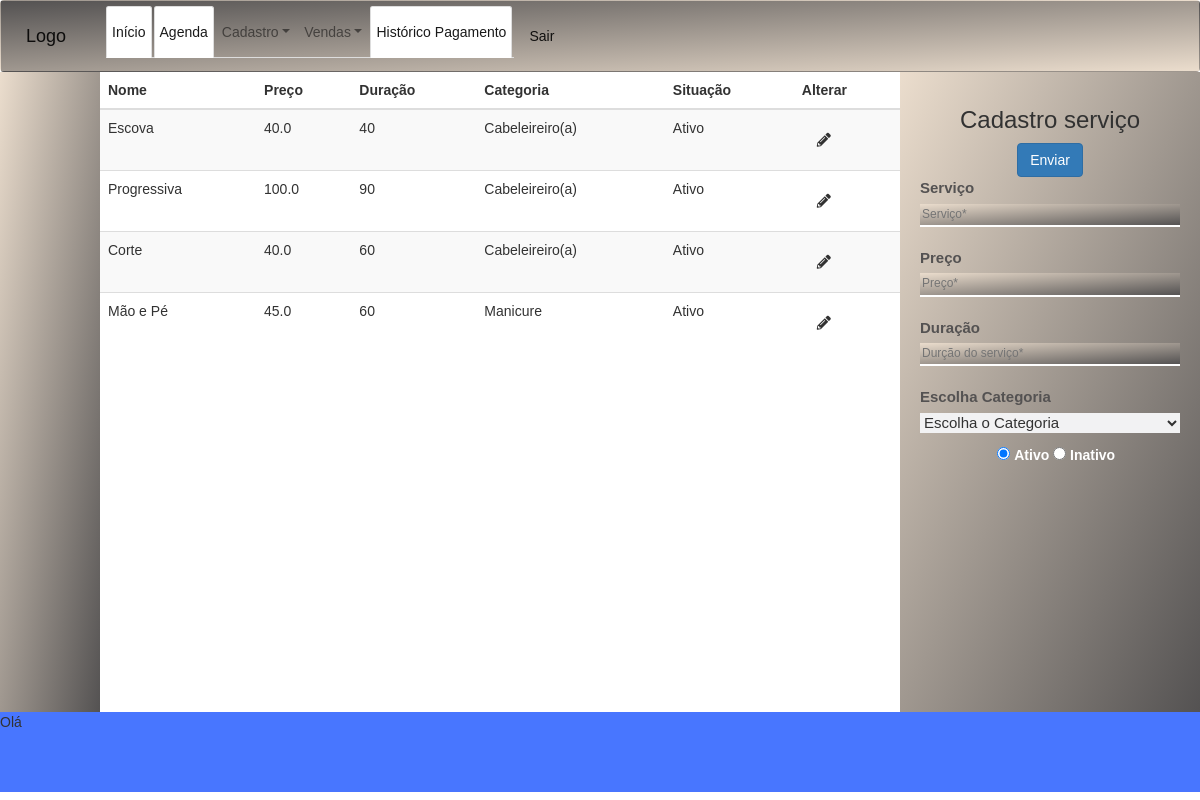
The page /servico on the database its author committed.
### tables this page shows
CREATE TABLE servico (
    id_servico INTEGER PRIMARY KEY AUTOINCREMENT,
    nome_servico VARCHAR(50) NOT NULL,
    preco_servico REAL NOT NULL,
    duracao_servico TEXT NOT NULL,
    status VARCHAR(7) NOT NULL,
    id_cargo INTEGER NOT NULL,
    FOREIGN KEY (id_cargo) REFERENCES cargo(id_cargo)
);

CREATE TABLE cargo (
    id_cargo INTEGER PRIMARY KEY AUTOINCREMENT,
    nome_cargo VARCHAR(50) NOT NULL
);

### app.py (the view)
@app.route('/servico')
def cadastro_servico():
    lista = db_listar_cargo()
    lista2 = db_listar_servico_cargo()
    return render_template('servico.html', cargo = lista, servico = lista2)

### app.py (called while the page is built)
def row_to_dict(description, row):
    if row is None: return None
    d = {}
    for i in range(0, len(row)):
        d[description[i][0]] = row[i]
    return d

def rows_to_dict(description, rows):
    result = []
    for row in rows:
        result.append(row_to_dict(description, row))
    return result

def conectar():
    return sqlite3.connect('agenda.db')

def db_listar_servico_cargo():
    with closing(conectar()) as con, closing(con.cursor()) as cur:
        cur.execute("SELECT s.nome_servico, s.preco_servico, s.duracao_servico, c.nome_cargo, s.status FROM servico as s INNER join cargo as c ON c.id_cargo = s.id_cargo")
        return rows_to_dict(cur.description, cur.fetchall())

def db_listar_cargo():
    with closing(conectar()) as con, closing(con.cursor()) as cur:
        cur.execute("SELECT id_cargo, nome_cargo FROM cargo")
        return rows_to_dict(cur.description, cur.fetchall())

### templates/servico.html (shortened to what this page needs)
{%extends 'base_admin.html'%}
{% block title %} Cadastro serviço {% endblock title %} {% block head%} {{super()}}
<link rel="stylesheet" type="text/css" href="/static/css/style-cad_funcionario.css">{% endblock head%}
{% block content %}
<table class="table table-striped">
    <thead>
        <tr>
            <th>Nome</th>
            <th>Preço</th>
            <th>Duração</th>
            <th>Categoria</th>
            <th>Situação</th>
            <th>Alterar</th>
        </tr>
    </thead>
    <tbody >
        {% for s in servico %}
        <tr>
            <td >{{s.nome_servico}}</td>
            <td>{{s.preco_servico}}</td>
            <td>{{s.duracao_servico}}</td>
            <td>{{s.nome_cargo}}</td>
            <td>{{s.status}}</td>
            <td><a href="/alterar_servico/{{s.id_servico}}"><i class="fas fa-pencil-alt"></i></a>
            </td>
        </tr>
    {% endfor %}
    </tbody>
</table>
{% endblock content %}
{% block formularios %}
    <div class="formulario">
        <form action="/add_servico" method="POST" class="text-center form-contato" class="was-validated">
            <h3 class=" ">Cadastro serviço</h3>
            <button type="submit " class="btn btn-form btn-primary ">Enviar</button>
            <label for="id_nomeservico" class="form-label">Serviço</label>
            <input type="text" id="id_nomeservico" placeholder="Serviço* " autocomplete="off" required autofocus class="input-fun" name="nome">
            <label for="id_preco" class="form-label">Preço</label>
            <input type="number" min="0" max="100" step=".01" id="id_preco" placeholder="Preço* " autocomplete="off" required autofocus class="input-fun" name="preco">
            <label for="id_duracao " class="form-label ">Duração</label>
            <input type="number" id="id_duracao" placeholder="Durção do serviço* " autocomplete="off" required autofocus class="input-fun" name="duracao">
            <div class="mb-3">
                <label for="id_funcionario" class="form-label">Escolha Categoria</label>
                <select name="id_cargo" id="id_cargo">
                    <option required value="escolha">Escolha o Categoria</option>
                </select>
            </div>
            <div class="form-check">
                <input type="radio" id="id_status" name="status" checked="yes" value="Ativo">
                <label class="form-check-label" for="exampleRadios1">
                  Ativo
                </label>
                <input type="radio" id="id_status" name="status" value="Inativo">
                <label class="form-check-label" for="exampleRadios1">
                  Inativo
                </label>
            </div>
        </form>
    </div>
{% endblock formularios %}

### static/css/style-admin.css (style rules this page uses)
* { margin: 0; padding: 0; box-sizing: border-box; border: none; font-family: helvetica,'Poppins', sans-serif; color: #323232; border: none; }

### static/css/style-cad_funcionario.css (style rules this page uses)
* { margin: 0; padding: 0; box-sizing: border-box; border: none; font-family: helvetica; color: #323232; border: none; }
.formulario { padding: 15px 20px 15px 20px; text-align: center; width: 100%; height: 100%; background-image: linear-gradient(to bottom right, #ebddcd , #545252); }
.form-label { font-weight: bold; color: #545252; display: block; text-align: left; font-size: 15px; }
.input-fun { border-bottom: 2px solid #ffffff; padding: 2px; font-size: 1.2rem; margin-bottom: 20px; background-image: linear-gradient(to bottom right, #ebddcd , #545252); color: #fff; display: block; width: 100%; text-align: left; }
.form-check-label { font-weight: bold; color: #ffffff; }
i { padding: 1.5rem; }
select { width: 100%; height: 20px; font-size: 15px; background: #f2f2f3; }

### rows shown on the page
servico: nome_servico "Escova", preco_servico "40.0", duracao_servico "40", nome_cargo "Cabeleireiro(a)", status "Ativo"
servico: nome_servico "Progressiva", preco_servico "100.0", duracao_servico "90", nome_cargo "Cabeleireiro(a)", status "Ativo"
servico: nome_servico "Corte", preco_servico "40.0", duracao_servico "60", nome_cargo "Cabeleireiro(a)", status "Ativo"
servico: nome_servico "Mão e Pé", preco_servico "45.0", duracao_servico "60", nome_cargo "Manicure", status "Ativo"
